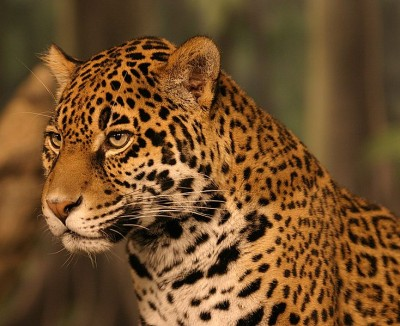
#> input picture Aula 2/onca.jpg, 400 x 326 px
$ jupyter execute manipulacao.ipynb
#> lines starting #> are read from the running program, lines starting #| are printed output that depends on the picture
Manipulação de imagens com OpenCV
================

#### Leitura e exibição em janela de uma imagem

Importando a biblioteca:

[cell 1]
import cv2

Realizando a leitura da imagem:

[cell 2]
img = cv2.imread('onca.jpg') # leitura da imagem
#> img is the input picture: shape (326, 400, 3); mean B, G, R 42.6, 79.3, 115
cv2.imshow("Onça", img) # mostra a image

if cv2.waitKey(0) == 27: # esc para fechar a janela
#> (key Esc is pressed here)
    cv2.destroyAllWindows()

#### Explorando o segundo parâmetro da função `cv2.imread()`

A função `cv2.imread()` que especifica o formato da imagem que deseja ler.
- cv2.IMREAD_COLOR (ou 1): Carrega as cores da imagem.
- cv2.IMREAD_GRAYSCALE (ou 0): Carrega a imagem com escalas de cinza.
- cv2.IMREAD_UNCHANGED (ou -1): Carrega a imagem incluindo o canal alfa.

[cell 3]
img = cv2.imread('onca.jpg',0)
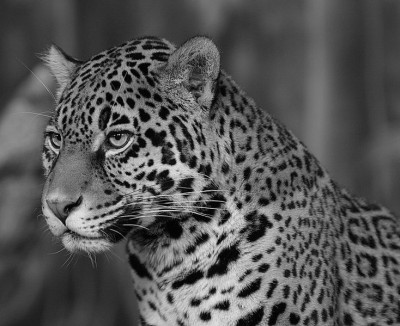
#> img: shape (326, 400); min 0, max 229, mean 85.7
cv2.imshow("Onça", img)

if cv2.waitKey(0) == 27:
#> (key Esc is pressed here)
    cv2.destroyAllWindows()

[cell 4]
img = cv2.imread('onca.jpg',1)
cv2.imshow("Onça", img)

if cv2.waitKey(0) == 27:
#> (key Esc is pressed here)
    cv2.destroyAllWindows()

[cell 5]
img = cv2.imread('onca.jpg',-1)
cv2.imshow("Onça", img)

if cv2.waitKey(0) == 27:
#> (key Esc is pressed here)
    cv2.destroyAllWindows()

#### Rotação de imagem

90 graus:

[cell 6]
img = cv2.imread('onca.jpg')

img_rot = cv2.rotate(img, cv2.ROTATE_90_CLOCKWISE) # rotaciona a imagem em 90 graus
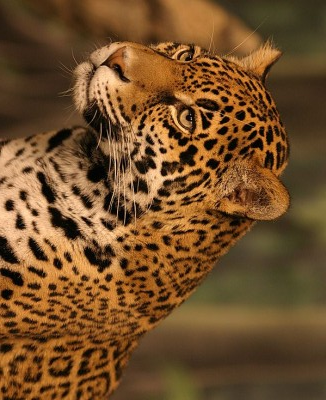
#> img_rot: shape (400, 326, 3); mean B, G, R 42.6, 79.3, 115

cv2.imshow("90 graus", img_rot)

if cv2.waitKey(0) == 27:
#> (key Esc is pressed here)
    cv2.destroyAllWindows()

180 graus:

[cell 7]
img = cv2.imread('onca.jpg')

img_rot = cv2.rotate(img, cv2.ROTATE_180) # rotaciona a imagem em 180 graus
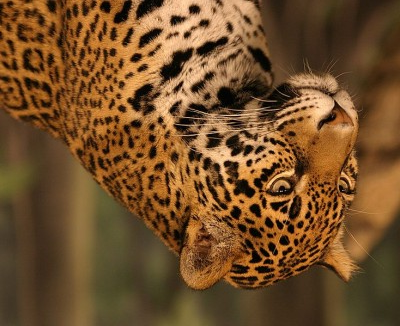
#> img_rot: shape (326, 400, 3); mean B, G, R 42.6, 79.3, 115

cv2.imshow("180 graus", img_rot)

if cv2.waitKey(0) == 27:
#> (key Esc is pressed here)
    cv2.destroyAllWindows()
